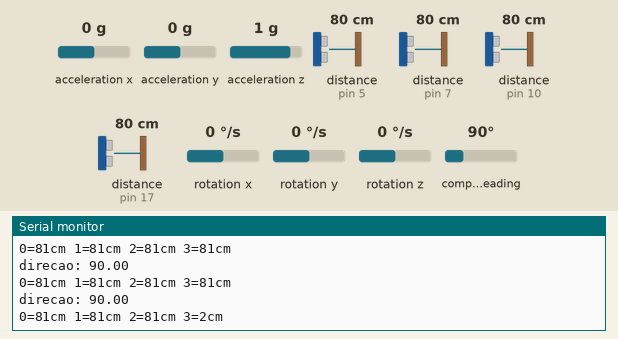
This sketch was run on a simulated Arduino Uno, built with avr-gcc and run on an emulated ATmega328P. On the bench: the last lines printed to the serial monitor. Inputs (shaded band) come from the test bench; at power-on: distance to the obstacle (sensors on pin 5, pin 7, pin 10, pin 17) 80 cm, compass heading 90°, acceleration x 0 g, acceleration y 0 g, acceleration z 1 g, rotation x 0 °/s, rotation y 0 °/s, rotation z 0 °/s. The echo pulse lasts 58.3 µs per cm.

Above: at 1.2 s.
1.3 s: distance to the obstacle (sensor on pin 5) set to 2 cm
At 1.53 s:
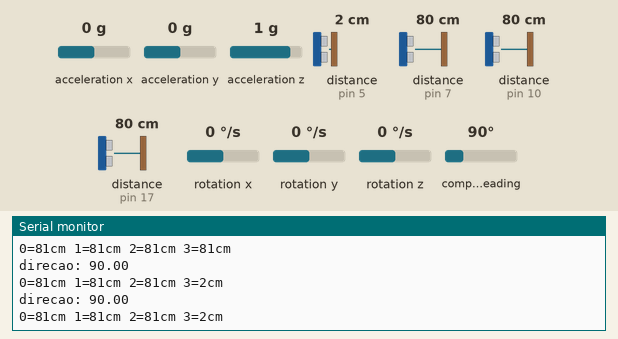
4.3 s: distance to the obstacle (sensor on pin 7) set to 250 cm
At 4.61 s:
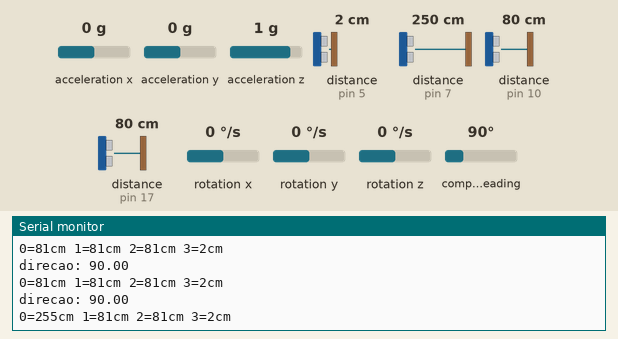
7.3 s: distance to the obstacle (sensor on pin 10) set to 2 cm
At 7.36 s:
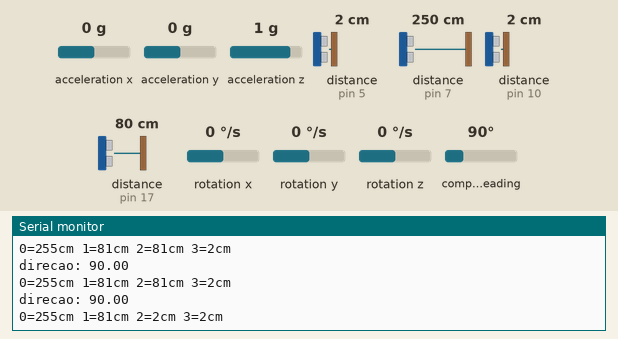
10.3 s: distance to the obstacle (sensor on pin 17) set to 299 cm
At 10.51 s:
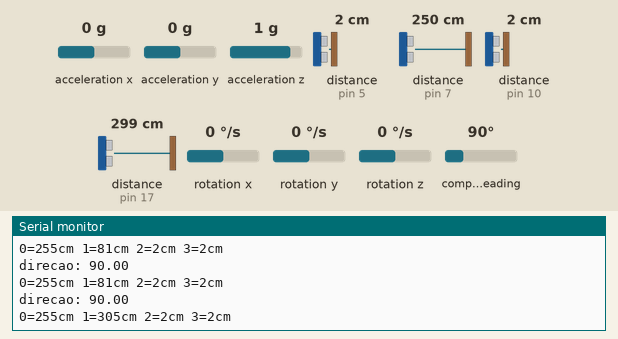
13.3 s: compass heading set to 7°
At 13.37 s:
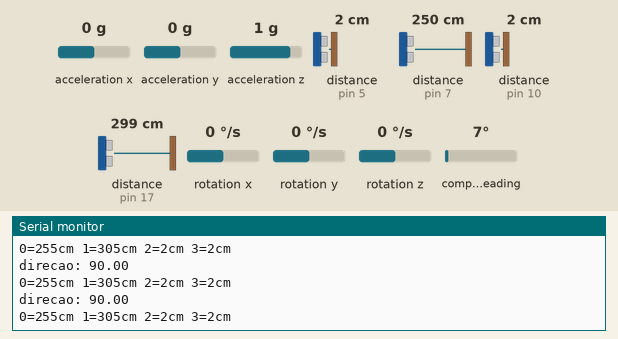
14.8 s: distance to the obstacle (sensor on pin 10) set to 250 cm
At 15.04 s:
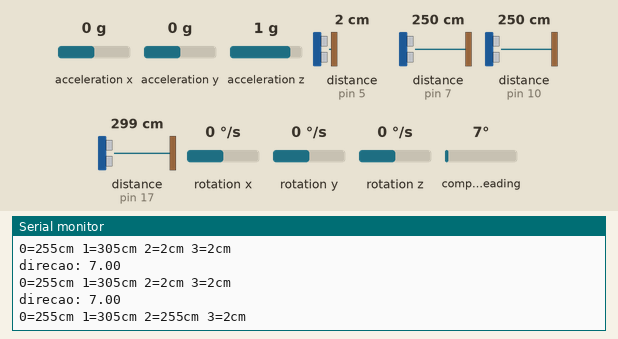
Timing chart, 0 to 17.8 s (numbered marks = the images above; inputs shaded):
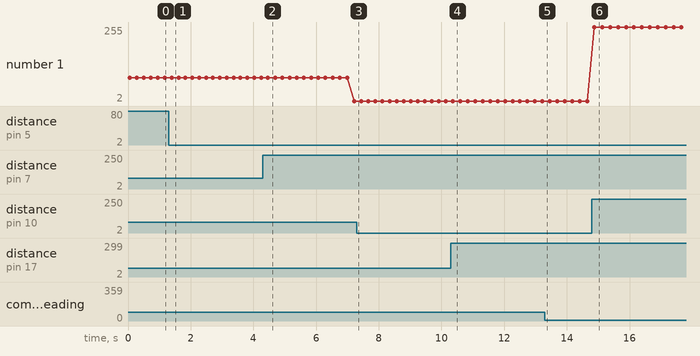

Measured:
- after the input at 1.3 s, the serial monitor: prints a new line after 0.09 s (image 1)
- after the input at 4.3 s, the serial monitor: prints a new line after 0.16 s (image 2)
- after the input at 10.3 s, the serial monitor: prints a new line after 0.07 s (image 4)
- after the input at 14.8 s, the serial monitor: prints a new line after 0.08 s (image 6)

The sketch:

robot_sensors_2.ino
```cpp
#include <NewPing.h>
#include <Wire.h>
#include <LSM303.h>

LSM303 compass;

// 6 - front sonar trig
// 7 - front sonar echo
// a2/16 - rear  sonar trig
// a3/17 - rear  sonar echo
// 2 - left  sonar trig
// 10 - left  sonar echo
// d4    - right sonar trig
// d5    - right sonar echo

#define front_trig 6
#define front_echo 7
#define rear_trig 16
#define rear_echo 17
#define left_trig 2
#define left_echo 10
#define right_trig 4
#define right_echo 5

#define SONAR_NUM 4      // Number of sensors.
#define MAX_DISTANCE 400 // Maximum distance (in cm) to ping.

NewPing sonar[SONAR_NUM] = {   // Sensor object array.
  NewPing(front_trig, front_echo, MAX_DISTANCE), // Each sensor's trigger pin, echo pin, and max distance to ping.
  NewPing(rear_trig, rear_echo, MAX_DISTANCE),
  NewPing(left_trig, left_echo, MAX_DISTANCE),
  NewPing(right_trig, right_echo, MAX_DISTANCE)
};

void setup() {
  Serial.begin(115200);
  Wire.begin();
  compass.init();
  compass.enableDefault();
  compass.m_min = (LSM303::vector<int16_t>){-32767, -32767, -32767};
  compass.m_max = (LSM303::vector<int16_t>){+32767, +32767, +32767};
}

void loop() {
  compass.read();

  float heading = compass.heading();
  Serial.print("direcao: ");
  Serial.println(heading);
  for (uint8_t i = 0; i < SONAR_NUM; i++) { // Loop through each sensor and display results.
    delay(50); // Wait 50ms between pings (about 20 pings/sec). 29ms should be the shortest delay between pings.
    Serial.print(i);
    Serial.print("=");
    Serial.print(sonar[i].ping_cm());
    Serial.print("cm ");
  }
  Serial.println();
}
```
